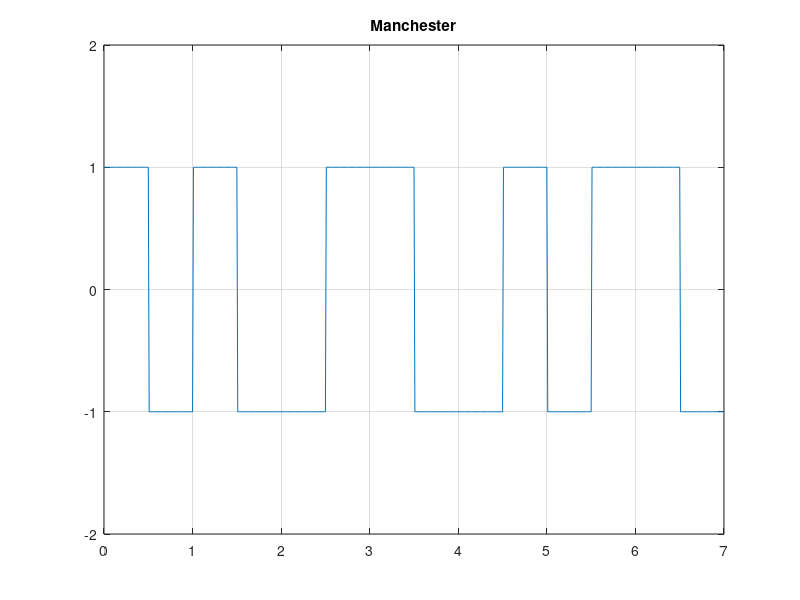

MATLAB code to generate this figure:
% Name: Priyadarshan Ghosh
% Roll no.: 72
% Manchester Line coding
clc;
clf;
N = 7;
%n = randi([0 1], 1, N)
n = [1 1 0 1 0 0 1];
%Binary to Biporlar Conversion
nnn = [];
for m = 1:N
    if n(m) == 0
       nn = [-1 1];
    else
        nn = [1 -1];
    end
    nnn = [nnn nn];
end
% NRZ Pulse Shaping
i = 1; 
l = 0.5;
t = 0:.01:length(n);
for j = 1:length(t)
    if t(j) > l
        i = i + 1;
        l = l + 0.5;
    end
    y(j) = nnn(i);        
end

plot(t,y);
axis([0 N -2 2]);
title('Manchester');
grid on;